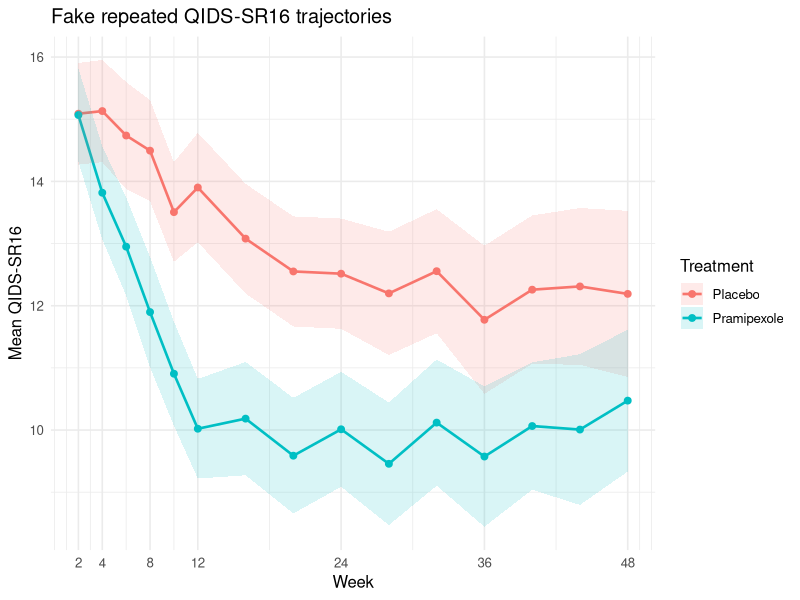

Write R code to recreate this figure.
## ---- chunk 1
library(dplyr)
library(tidyr)
library(ggplot2)
library(lme4)
library(lmerTest)
library(emmeans)
library(broom.mixed)
library(knitr)

set.seed(20260311)
## ---- chunk 2
sites <- c(
  "Oxford", "Newcastle", "Liverpool", "King's College London",
  "Bristol", "UCL", "Nottingham", "Midlands Partnership", "Pennine Care"
)

site_probs <- c(74, 26, 12, 12, 10, 6, 6, 3, 1)
site_probs <- site_probs / sum(site_probs)

n_prami <- 75
n_placebo <- 70
n_total <- n_prami + n_placebo

draw_qids_baseline <- function(severity_cat) {
  if (severity_cat == "11-15") {
    x <- rnorm(1, mean = 13.5, sd = 1.2)
    return(min(max(x, 11), 15))
  }
  if (severity_cat == "16-20") {
    x <- rnorm(1, mean = 17.6, sd = 1.2)
    return(min(max(x, 16), 20))
  }
  x <- rnorm(1, mean = 22.0, sd = 1.3)
  min(max(x, 20.1), 25)
}

participants <- tibble(
  id = 1:n_total,
  site = sample(sites, size = n_total, replace = TRUE, prob = site_probs),
  age = pmin(pmax(rnorm(n_total, mean = 44.9, sd = 14), 18), 74),
  sex = sample(c("Female", "Male"), size = n_total, replace = TRUE, prob = c(0.56, 0.44)),
  severity_cat = sample(
    c("11-15", "16-20", ">20"),
    size = n_total,
    replace = TRUE,
    prob = c(0.45, 0.43, 0.12)
  )
) |>
  mutate(
    age_group = if_else(age <= 50, "18-50", ">50"),
    baseline_qids = vapply(severity_cat, draw_qids_baseline, numeric(1))
  ) |>
  slice_sample(prop = 1) |>
  mutate(entry_order = row_number())

kable(head(participants, 10), digits = 2, caption = "First 10 fictitious participants")
## ---- chunk 3
imbalance_score <- function(df) {
  score_vars <- c("site", "age_group", "sex", "severity_cat")
  total_score <- 0

  for (v in score_vars) {
    tab <- table(df[[v]], df$treatment)
    for (arm in c("Placebo", "Pramipexole")) {
      if (!arm %in% colnames(tab)) {
        tab <- cbind(tab, setNames(rep(0, nrow(tab)), arm))
      }
    }
    tab <- tab[, c("Placebo", "Pramipexole"), drop = FALSE]
    total_score <- total_score + sum(abs(tab[, "Placebo"] - tab[, "Pramipexole"]))
  }

  total_score
}

assignments <- participants
assignments$treatment <- NA_character_

for (i in seq_len(n_total)) {
  current <- assignments[seq_len(i - 1), , drop = FALSE]
  remaining_prami <- n_prami - sum(current$treatment == "Pramipexole", na.rm = TRUE)
  remaining_placebo <- n_placebo - sum(current$treatment == "Placebo", na.rm = TRUE)

  if (remaining_prami == 0) {
    assignments$treatment[i] <- "Placebo"
    next
  }
  if (remaining_placebo == 0) {
    assignments$treatment[i] <- "Pramipexole"
    next
  }

  if (i <= 10) {
    assignments$treatment[i] <- sample(c("Placebo", "Pramipexole"), size = 1)
    next
  }

  candidate_placebo <- bind_rows(current, mutate(assignments[i, ], treatment = "Placebo"))
  candidate_prami   <- bind_rows(current, mutate(assignments[i, ], treatment = "Pramipexole"))

  score_placebo <- imbalance_score(candidate_placebo)
  score_prami   <- imbalance_score(candidate_prami)

  if (score_placebo < score_prami) {
    favoured <- "Placebo"
  } else if (score_prami < score_placebo) {
    favoured <- "Pramipexole"
  } else {
    favoured <- sample(c("Placebo", "Pramipexole"), size = 1)
  }

  if (favoured == "Pramipexole") {
    assignments$treatment[i] <- sample(c("Pramipexole", "Placebo"), size = 1, prob = c(0.8, 0.2))
  } else {
    assignments$treatment[i] <- sample(c("Placebo", "Pramipexole"), size = 1, prob = c(0.8, 0.2))
  }
}

participants <- assignments |>
  mutate(
    treatment = factor(treatment, levels = c("Placebo", "Pramipexole")),
    age_group = factor(age_group, levels = c("18-50", ">50")),
    sex = factor(sex, levels = c("Female", "Male")),
    severity_cat = factor(severity_cat, levels = c("11-15", "16-20", ">20")),
    site = factor(site)
  )

participants |>
  count(treatment) |>
  kable(caption = "Final fictitious allocation counts")
## ---- chunk 4
baseline_summary <- participants |>
  group_by(treatment) |>
  summarise(
    n = n(),
    age_mean = mean(age),
    female_pct = mean(sex == "Female") * 100,
    baseline_qids_mean = mean(baseline_qids),
    severe_or_very_severe_pct = mean(severity_cat %in% c("16-20", ">20")) * 100,
    .groups = "drop"
  )

kable(baseline_summary, digits = 2, caption = "Baseline summary by arm")
## ---- chunk 5
weeks <- c(2, 4, 6, 8, 10, 12, 16, 20, 24, 28, 32, 36, 40, 44, 48)

placebo_change <- c(-0.4, -0.9, -1.3, -1.7, -2.1, -2.5,
                    -2.8, -3.1, -3.3, -3.5, -3.7, -3.8, -3.9, -4.0, -4.1)

prami_extra <- c(-0.5, -1.1, -1.8, -2.4, -3.1, -3.9,
                 -3.6, -3.4, -3.1, -2.8, -2.6, -2.4, -2.2, -2.1, -2.0)

site_re <- rnorm(length(sites), mean = 0, sd = 0.35)
names(site_re) <- sites

participants <- participants |>
  mutate(
    site_re = site_re[as.character(site)],
    subject_intercept = rnorm(n_total, mean = 0, sd = 1.2),
    subject_slope = rnorm(n_total, mean = 0, sd = 0.8)
  )

longitudinal <- tidyr::expand_grid(id = participants$id, week = weeks) |>
  left_join(participants, by = "id") |>
  mutate(
    placebo_component = placebo_change[match(week, weeks)],
    treatment_component = if_else(treatment == "Pramipexole", prami_extra[match(week, weeks)], 0),
    subject_time_component = subject_slope * sqrt(week / 12),
    age_component = if_else(age_group == ">50", 0.3, 0),
    sex_component = if_else(sex == "Male", 0.1, 0),
    qids = baseline_qids +
      placebo_component +
      treatment_component +
      age_component +
      sex_component +
      site_re +
      subject_intercept * 0.25 +
      subject_time_component +
      rnorm(n(), mean = 0, sd = 1.5),
    qids = pmin(pmax(qids, 0), 27)
  )
## ---- chunk 6
sample_dropout_week <- function(trt) {
  stage <- if (trt == "Pramipexole") {
    sample(c("pre12", "post12", "complete"), size = 1, prob = c(0.10, 0.40, 0.50))
  } else {
    sample(c("pre12", "post12", "complete"), size = 1, prob = c(0.10, 0.38, 0.52))
  }

  if (stage == "pre12") {
    return(sample(c(2, 4, 6, 8, 10), size = 1))
  }
  if (stage == "post12") {
    return(sample(c(12, 16, 20, 24, 28, 32, 36, 40, 44), size = 1))
  }
  Inf
}

dropout_df <- participants |>
  transmute(
    id,
    dropout_week = vapply(as.character(treatment), sample_dropout_week, numeric(1))
  )

longitudinal <- longitudinal |>
  left_join(dropout_df, by = "id") |>
  mutate(
    observed = week <= dropout_week,
    observed = if_else(observed, runif(n()) > 0.03, FALSE)
  )

analysis_df <- longitudinal |>
  filter(observed) |>
  mutate(week_f = factor(week))

availability <- analysis_df |>
  filter(week %in% c(12, 48)) |>
  count(treatment, week) |>
  tidyr::pivot_wider(names_from = week, values_from = n, names_prefix = "week_")

kable(availability, caption = "Observed data counts at week 12 and week 48")
## ---- chunk 7
participant_export <- participants |>
  select(id, treatment, site, age, age_group, sex, severity_cat, baseline_qids)

long_export <- analysis_df |>
  select(id, treatment, site, age_group, sex, severity_cat, baseline_qids, week, qids)

write.csv(participant_export, "fake_trial_participants.csv", row.names = FALSE)
write.csv(long_export, "fake_trial_longitudinal.csv", row.names = FALSE)
## ---- chunk 8
observed_summary <- analysis_df |>
  filter(week %in% c(12, 48)) |>
  mutate(change_from_baseline = qids - baseline_qids) |>
  group_by(treatment, week) |>
  summarise(
    n = n(),
    mean_qids = mean(qids),
    mean_change = mean(change_from_baseline),
    sd_change = sd(change_from_baseline),
    .groups = "drop"
  )

kable(observed_summary, digits = 2, caption = "Observed fake outcomes at week 12 and week 48")
## ---- chunk 9
model_formula <- qids ~ treatment * week_f + age_group + sex + severity_cat + baseline_qids + (1 | site) + (1 | id)
model_formula
## ---- chunk 10
fit <- lmerTest::lmer(
  formula = model_formula,
  data = analysis_df,
  REML = FALSE
)
## ---- chunk 11
raw_week12 <- analysis_df |>
  filter(week == 12) |>
  group_by(treatment) |>
  summarise(
    n = n(),
    mean_qids = mean(qids),
    .groups = "drop"
  )

raw_md_week12 <- with(raw_week12, mean_qids[treatment == "Pramipexole"] - mean_qids[treatment == "Placebo"])

raw_week12 |>
  kable(digits = 3, caption = "Observed means at week 12")

cat("\nObserved raw mean difference at week 12 (Pramipexole - Placebo):",
    round(raw_md_week12, 3), "\n")
## ---- chunk 12
emm_all <- emmeans::emmeans(fit, ~ treatment | week_f)

emm_week12 <- summary(emm_all) |>
  as.data.frame() |>
  filter(week_f == "12")

contrast_week12 <- pairs(emm_all, reverse = TRUE) |>
  summary(infer = c(TRUE, TRUE)) |>
  as.data.frame() |>
  filter(week_f == "12")

kable(emm_week12, digits = 3, caption = "Model-based adjusted means at week 12")
kable(contrast_week12, digits = 3, caption = "Adjusted mean difference at week 12")
## ---- chunk 13
coefs <- lme4::fixef(fit)

coef_check <- tibble(
  term = c("treatmentPramipexole", "treatmentPramipexole:week_f12"),
  estimate = c(
    unname(coefs["treatmentPramipexole"]),
    unname(coefs["treatmentPramipexole:week_f12"])
  )
) |>
  bind_rows(
    tibble(
      term = "sum = adjusted mean difference at week 12",
      estimate = sum(coefs["treatmentPramipexole"], coefs["treatmentPramipexole:week_f12"])
    )
  )

kable(coef_check, digits = 3, caption = "Coefficient decomposition of the adjusted week-12 contrast")
## ---- chunk 14
ran_pars <- broom.mixed::tidy(fit, effects = "ran_pars", scales = "sdcor")
kable(ran_pars, digits = 3, caption = "Random-effects parameters")
## ---- chunk 15
contrasts_by_week <- pairs(emm_all, reverse = TRUE) |>
  broom::tidy(conf.int = TRUE) |>
  mutate(week = as.integer(as.character(week_f))) |>
  filter(week %in% c(12, 48)) |>
  select(week, contrast, estimate, std.error, statistic, p.value, conf.low, conf.high)

kable(contrasts_by_week, digits = 3, caption = "Adjusted Pramipexole - Placebo contrasts")
## ---- chunk 16
fixed_effects <- broom.mixed::tidy(fit, effects = "fixed", conf.int = TRUE) |>
  filter(grepl("treatmentPramipexole|week_f12|treatmentPramipexole:week_f12|week_f48|treatmentPramipexole:week_f48|baseline_qids|age_group|sex|severity_cat", term))

kable(fixed_effects, digits = 3, caption = "Selected fixed effects from the mixed model")
## ---- chunk 17
plot_df <- analysis_df |>
  group_by(treatment, week) |>
  summarise(
    mean_qids = mean(qids),
    se = sd(qids) / sqrt(n()),
    .groups = "drop"
  )

ggplot(plot_df, aes(x = week, y = mean_qids, colour = treatment)) +
  geom_line(linewidth = 0.9) +
  geom_point(size = 2) +
  geom_ribbon(
    aes(ymin = mean_qids - 1.96 * se, ymax = mean_qids + 1.96 * se, fill = treatment),
    alpha = 0.15,
    colour = NA
  ) +
  scale_x_continuous(breaks = c(2, 4, 8, 12, 24, 36, 48)) +
  labs(
    title = "Fake repeated QIDS-SR16 trajectories",
    x = "Week",
    y = "Mean QIDS-SR16",
    colour = "Treatment",
    fill = "Treatment"
  ) +
  theme_minimal(base_size = 12)
